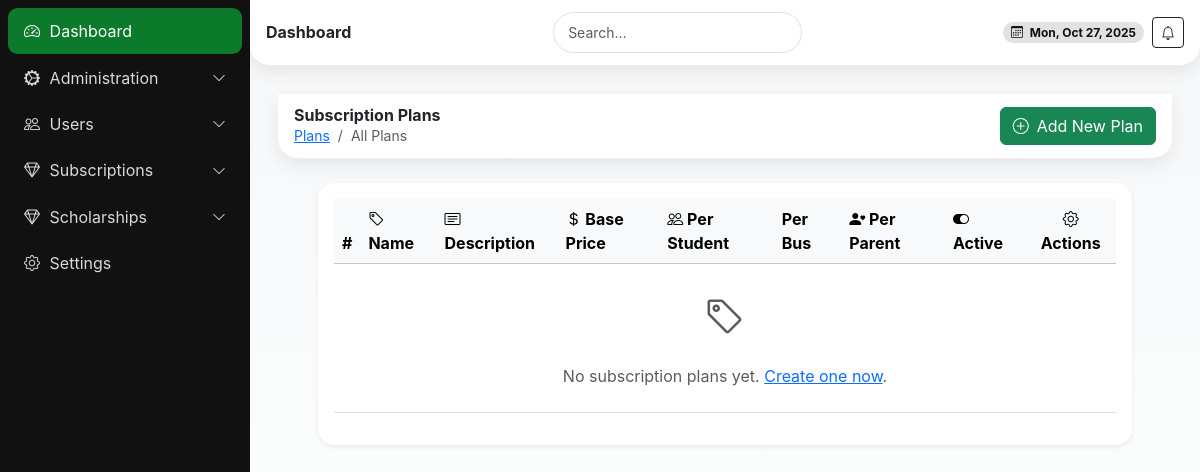
Page /plans/ (signed in) on the earlier database version.
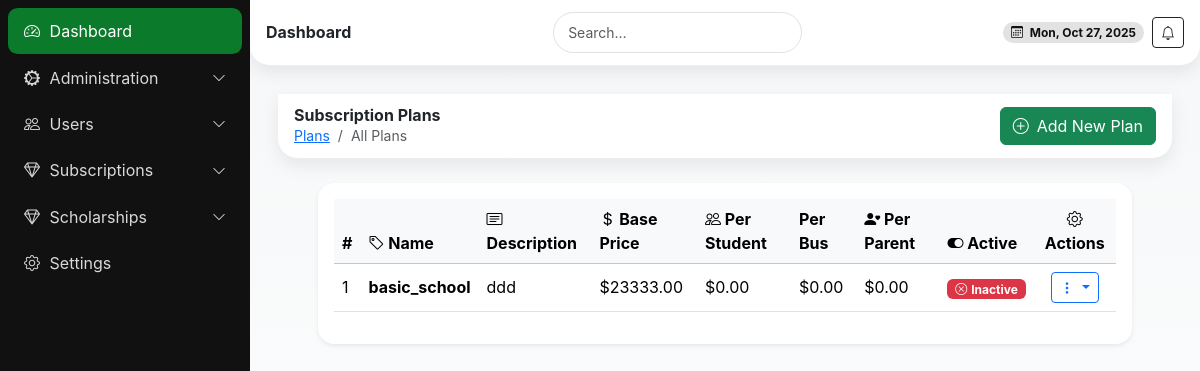
Same page on the later database version.
### school/models.py (models this page shows, shortened)
class SubscriptionPlan(models.Model):
    PLAN_TYPE_CHOICES = (
        ('basic_school', 'Basic School Plan'),
        ('standard_school', 'Standard School Plan'),
        ('premium_school', 'Premium School Plan'),
        ('custom_school', 'Custom Enterprise Plan'),
    )
    BILLING_CYCLE_CHOICES = (
        ('monthly', 'Monthly'),
        ('annually', 'Annually'),
        ('quarterly', 'Quarterly'),
    )
    id = models.UUIDField(primary_key=True, default=uuid.uuid4, editable=False)
    name = models.CharField(max_length=100, unique=True, choices=PLAN_TYPE_CHOICES,
                            help_text="Name of the subscription plan (e.g., Basic School, Premium School)")
    description = models.TextField(blank=True, help_text="Detailed description of the plan's benefits.")
    base_price = models.DecimalField(
        max_digits=10,
        decimal_places=2,
        validators=[MinValueValidator(0.00)],
        help_text="Base price of the plan per billing cycle."
    )
    price_per_student = models.DecimalField(max_digits=10, decimal_places=2, default=0.00,
                                            help_text="Additional cost per student per month/year.")
    price_per_bus = models.DecimalField(max_digits=10, decimal_places=2, default=0.00,
                                         help_text="Additional cost per bus per month/year.")
    price_per_parent = models.DecimalField(max_digits=10, decimal_places=2, default=0.00,
                                         help_text="Additional cost per parent per month/year.")
    features_json = models.JSONField(
        default=dict,
        blank=True,
        help_text="JSON object listing features and limits included in this plan. "
                  "E.g., {'max_students': 500, 'max_buses': 5, 'sms_notifications': True}"
    )
    is_active = models.BooleanField(default=True, help_text="Indicates if the plan is currently available for subscription.")
    default_billing_cycle = models.CharField(max_length=10, choices=BILLING_CYCLE_CHOICES, default='annually')
    created_at = models.DateTimeField(auto_now_add=True)
    updated_at = models.DateTimeField(auto_now=True)
    class Meta:
        verbose_name = "Subscription Plan"
        verbose_name_plural = "Subscription Plans"
        ordering = ['base_price']

### kiswate_digital_app/views.py (the view)
# urls.py: path('plans/', views.subscription_plan_list, name='subscription_plan_list'),
@login_required
def subscription_plan_list(request):
    plans = SubscriptionPlan.objects.all().order_by('name')
    can_edit = request.user.is_superuser
    if not request.user.is_superuser:
        messages.error(request, "Access denied: Superuser privileges required.")
        return redirect('kiswate_digital_app:subscription_plan_list')
    if request.method == 'POST':
        form = SubscriptionPlanForm(request.POST)
        if form.is_valid():
            plan = form.save()
            messages.success(request, f'Subscription plan "{plan.name}" created successfully.')
            logger.info(f"Created subscription plan {plan.name} by {request.user.email}.")
            return redirect('kiswate_digital_app:subscription_plan_list')
    else:
        form = SubscriptionPlanForm()
    return render(request, 'Dashboard/subscription_plan_list.html', {
        'plans': plans,
        'can_edit': can_edit,
        'form': form,
        'title': 'Create Subscription Plan',
    })

### kiswate_digital_app/forms.py (shortened to what this page needs)
class SubscriptionPlanForm(forms.ModelForm):
    class Meta:
        model = SubscriptionPlan
        fields = ['name', 'description', 'base_price', 'price_per_student', 'price_per_bus', 'price_per_parent', 'features_json', 'is_active', 'default_billing_cycle']
        widgets = {
            'description': forms.Textarea(attrs={'rows': 4}),
            'features_json': forms.Textarea(attrs={'rows': 6, 'placeholder': '{"max_students": 500, "max_buses": 5, "sms_notifications": true}'}),
            'default_billing_cycle': forms.Select(choices=SubscriptionPlan.BILLING_CYCLE_CHOICES),
        }
        labels = {
            'name': 'Plan Name',
            'description': 'Description',
            'base_price': 'Base Price',
            'price_per_student': 'Price per Student',
            'price_per_bus': 'Price per Bus',
            'price_per_parent': 'Price per Parent',
            'features_json': 'Features (JSON)',
            'is_active': 'Active',
            'default_billing_cycle': 'Default Billing Cycle',
        }

### templates/Dashboard/subscription_plan_list.html (shortened to what this page needs)
{% extends 'Dashboard/base.html' %}
{% block content %}
<header class="header d-flex align-items-center justify-content-between">
  <div class="d-flex align-items-center gap-2">
    <div>
      <h6 class="m-0 fw-bold">Subscription Plans</h6>
      <nav aria-label="breadcrumb" class="small">
        <ol class="breadcrumb mb-0">
          <li class="breadcrumb-item"><a href="{% url 'kiswate_digital_app:subscription_plan_list' %}">Plans</a></li>
          <li class="breadcrumb-item active" aria-current="page">All Plans</li>
        </ol>
      </nav>
    </div>
  </div>
  <div class="d-flex align-items-center gap-2">
    <button class="btn btn-success" data-bs-toggle="modal" data-bs-target="#addPlanModal">
      <i class="bi bi-plus-circle me-2"></i>Add New Plan
    </button>
  </div>
</header>
<section class="content container-fluid py-4">
  <div class="container">
    <div class="card shadow-sm border-0 rounded-4">
      <div class="card-body">
        <div class="table-responsive">
          <table class="table table-hover align-middle">
            <thead class="table-light">
              <tr>
                <th scope="col">#</th>
                <th scope="col"><i class="bi bi-tag"></i> Name</th>
                <th scope="col"><i class="bi bi-card-text"></i> Description</th>
                <th scope="col"><i class="bi bi-currency-dollar"></i> Base Price</th>
                <th scope="col"><i class="bi bi-people"></i> Per Student</th>
                <th scope="col"> Per Bus</th>
                <th scope="col"><i class="bi bi-person-heart"></i> Per Parent</th>
                <th scope="col"><i class="bi bi-toggle-on"></i> Active</th>
                <th scope="col" class="text-center"><i class="bi bi-gear"></i> Actions</th>
              </tr>
            </thead>
            <tbody>
              {% for plan in plans %}
              <tr>
                <td>{{ forloop.counter }}</td>
                <td><strong>{{ plan.name }}</strong></td>
                <td>{{ plan.description|truncatewords:10|default:"N/A" }}</td>
                <td>${{ plan.base_price|floatformat:2 }}</td>
                <td>${{ plan.price_per_student|floatformat:2 }}</td>
                <td>${{ plan.price_per_bus|floatformat:2 }}</td>
                <td>${{ plan.price_per_parent|floatformat:2 }}</td>
                <td>
                  {% if plan.is_active %}
                    <span class="badge bg-success"><i class="bi bi-check-circle me-1"></i>Active</span>
                  {% else %}
                    <span class="badge bg-danger"><i class="bi bi-x-circle me-1"></i>Inactive</span>
                  {% endif %}
                </td>
                <td class="text-center">
                  <div class="btn-group btn-group-sm" role="group">
                    <button type="button" class="btn btn-outline-primary dropdown-toggle" data-bs-toggle="dropdown">
                      <i class="bi bi-three-dots-vertical"></i>
                    </button>
                  </div>
                </td>
              </tr>
              {% empty %}
              <tr><td colspan="9" class="text-center text-muted py-4">
                <i class="bi bi-tag fs-1 text-muted mb-3 d-block"></i>
                No subscription plans yet. <a href="#" data-bs-toggle="modal" data-bs-target="#addPlanModal" class="text-primary">Create one now</a>.
              </td></tr>
              {% endfor %}
            </tbody>
          </table>
        </div>
      </div>
    </div>
  </div>
</section>
{% endblock %}

Differences in the rows shown:
added SubscriptionPlan: name "basic_school", description "ddd", base_price "23333.00", price_per_student "0.00", price_per_bus "0.00", price_per_parent "0.00", is_active False (drawn)
Other differences:
text no longer shown: "No subscription plans yet. Create one now ."
